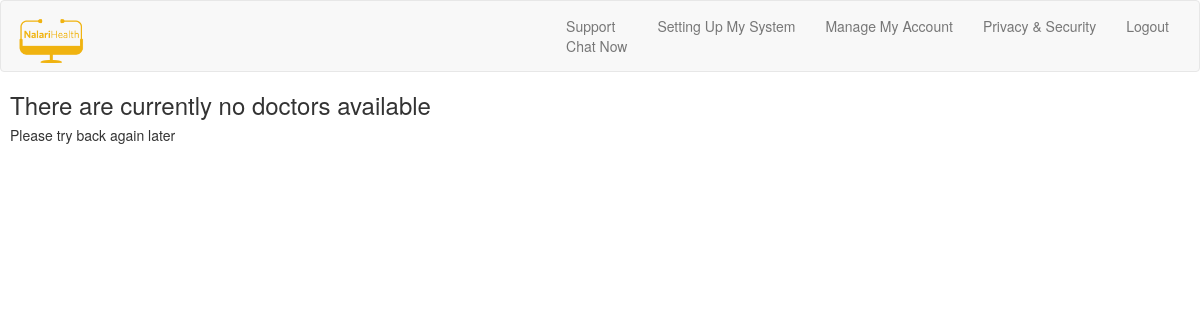
The app's page /zoom/create/ (signed in), older data.
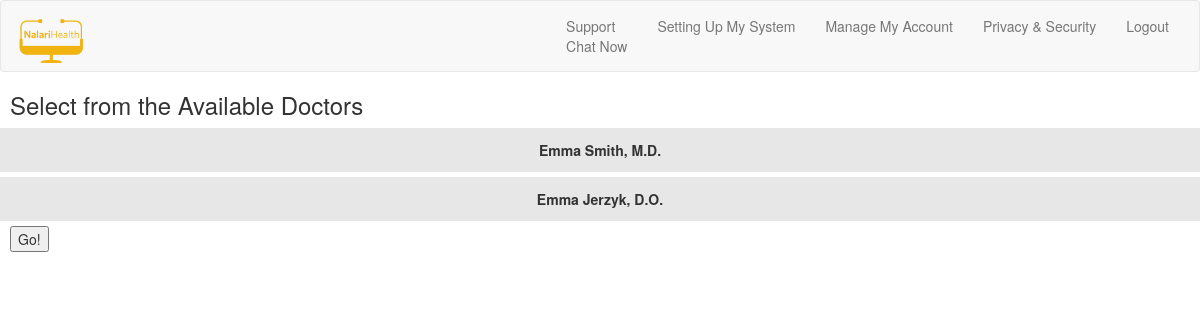
The same page, newer data.
### accounts/models.py (models this page shows)
class Doctor(models.Model):
	user = models.ForeignKey(User, unique=True)
	zoom_id = models.CharField(max_length=70)
	MD = models.BooleanField(default=False)
	DO = models.BooleanField(default=False)
	online = models.BooleanField(default=False)
	def __str__(self):
		to_add = ''
		if self.MD:
			to_add = to_add + ', M.D.'
		if self.DO:
			to_add = to_add + ', D.O.'
		return (self.user.get_full_name() + to_add)

### zoom/views.py (the view)
@login_required
def interzoom(request):
	doctor_list = Doctor.objects.filter(online=True)
	docs_avail = (len(doctor_list) > 0)
	context = {'doctor_list' : doctor_list, 'docs_avail' : docs_avail}
	return render(request, 'zoom/interzoom.html', context)

### zoom/templates/zoom/interzoom.html (shortened to what this page needs)
{% extends 'header.html' %}
{% block content %}
{% if docs_avail %}
<h3>Select from the Available Doctors</h3>
<form action="{% url 'zoom:zoom' %}" method="POST">
	{% for doctor in doctor_list %}
	<input type='radio' name='doctor' value='{{ doctor.user.username }}' id='{{ doctor.user.username }}'><label for='{{ doctor.user.username }}'>{{ doctor }}</label><br>
	{% endfor %}
	<input type='submit' value='Go!'></input>
</form>
{% else %}
<h3>There are currently no doctors available</h3>
<h5>Please try back again later</h5>
{% endif %}
{% endblock %}

### templates/header.html (shortened to what this page needs)
{% extends 'default.html' %}
{% load staticfiles %}
{% block body %}
    <nav class="navbar navbar-default">
      <div class="container-fluid">
      <div class="navbar-header">
      <a class="navbar-brand" href="http://nalarihealth.com/"><img src="{% static 'img/logo.png' %}" height=50px></a>
    </div>
    <div class="collapse navbar-collapse" id="bs-example-navbar-collapse-1">
      <ul class="nav navbar-nav navbar-right">
        <li><a href="https://nalarihealth.zendesk.com/hc/en-us">Support<br>Chat Now</a></li>
        <li><a href="setup.html">Setting Up My System</a></li>
        <li><a href="manage_account.html">Manage My Account</a></li>
        <li><a href="privacy_and_security.html">Privacy &amp; Security</a></li>
        <li><a href="{% url 'accounts:logout' %}">Logout</a></li>
      </ul>
    </div>
  </div>
</nav>
{% block content %}
{% endblock %}
{% endblock %}

### templates/default.html (shortened to what this page needs)
<!DOCTYPE html>
<html lang="en-US">
  <head>
  	<link rel="stylesheet" href="http://netdna.bootstrapcdn.com/bootstrap/3.0.3/css/bootstrap.css">
  </head>
  <body>
  	{% block body %}{% endblock %}
  </body>
 </html>

### templates/default.html (style rules this page uses)
p, h1, h2, h3, h4, h5, input, label { margin-left: 10px; margin-right: 10px; }

### zoom/templates/zoom/interzoom.html (style rules this page uses)
input[type=radio] + label { display:inline-block; margin-left: 0px; padding: 12px; background-color: #e7e7e7; border-color: #ddd; width: 100%; text-align: center; }

Row changes from the older to the newer data that the page shows:
added Doctor: MD+DO+user "Emma Smith, M.D."
added Doctor: MD+DO+user "Emma Jerzyk, D.O."
Text that changed along with them:
form field value: (not shown) → "Go!"
text no longer shown: "There are currently no doctors available Please try back again later"
text now shown: "Select from the Available Doctors"
